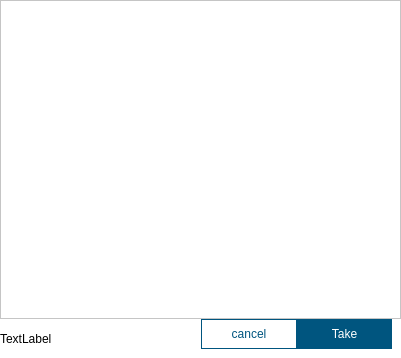
<?xml version="1.0" encoding="UTF-8"?>
<ui version="4.0">
 <class>TakePictureDialog</class>
 <widget class="QDialog" name="TakePictureDialog">
  <property name="geometry">
   <rect>
    <x>0</x>
    <y>0</y>
    <width>401</width>
    <height>358</height>
   </rect>
  </property>
  <property name="minimumSize">
   <size>
    <width>401</width>
    <height>358</height>
   </size>
  </property>
  <property name="maximumSize">
   <size>
    <width>1678888</width>
    <height>16777215</height>
   </size>
  </property>
  <property name="windowTitle">
   <string>Dialog</string>
  </property>
  <property name="styleSheet">
   <string notr="true">background:white;</string>
  </property>
  <layout class="QGridLayout" name="gridLayout">
   <property name="leftMargin">
    <number>0</number>
   </property>
   <property name="topMargin">
    <number>0</number>
   </property>
   <property name="rightMargin">
    <number>0</number>
   </property>
   <property name="bottomMargin">
    <number>0</number>
   </property>
   <property name="spacing">
    <number>0</number>
   </property>
   <item row="0" column="0" colspan="2">
    <widget class="QFrame" name="take_pic_frame">
     <property name="minimumSize">
      <size>
       <width>0</width>
       <height>308</height>
      </size>
     </property>
     <property name="frameShape">
      <enum>QFrame::Shape::StyledPanel</enum>
     </property>
     <property name="frameShadow">
      <enum>QFrame::Shadow::Raised</enum>
     </property>
    </widget>
   </item>
   <item row="1" column="0">
    <widget class="QLabel" name="message_label">
     <property name="styleSheet">
      <string notr="true">font: 18pt &quot;Segoe UI&quot;;</string>
     </property>
     <property name="text">
      <string>TextLabel</string>
     </property>
    </widget>
   </item>
   <item row="1" column="1">
    <layout class="QHBoxLayout" name="horizontalLayout">
     <property name="rightMargin">
      <number>9</number>
     </property>
     <property name="bottomMargin">
      <number>9</number>
     </property>
     <item>
      <widget class="QPushButton" name="cancel_pic_button">
       <property name="minimumSize">
        <size>
         <width>80</width>
         <height>30</height>
        </size>
       </property>
       <property name="styleSheet">
        <string notr="true">background:rgb(255, 255, 255);
color: rgb(0, 85, 127);
border: 1px solid rgb(0, 85, 127);
</string>
       </property>
       <property name="text">
        <string>cancel</string>
       </property>
      </widget>
     </item>
     <item>
      <widget class="QPushButton" name="take_pic_button">
       <property name="minimumSize">
        <size>
         <width>80</width>
         <height>30</height>
        </size>
       </property>
       <property name="styleSheet">
        <string notr="true">QPushButton {
background:rgb(0, 85, 127);
color:white;
border:none;
}


QPushButton:hover {
background:rgba(0, 85, 127, 0.8);
}</string>
       </property>
       <property name="text">
        <string>Take</string>
       </property>
      </widget>
     </item>
    </layout>
   </item>
  </layout>
 </widget>
 <resources/>
 <connections/>
</ui>
